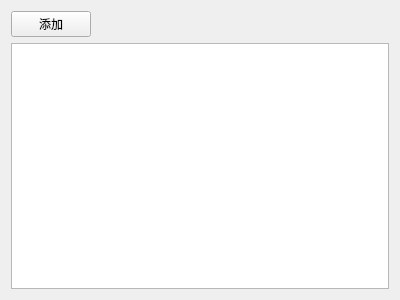
<?xml version="1.0" encoding="UTF-8"?>
<ui version="4.0">
 <class>MenuList</class>
 <widget class="QWidget" name="MenuList">
  <property name="geometry">
   <rect>
    <x>0</x>
    <y>0</y>
    <width>400</width>
    <height>300</height>
   </rect>
  </property>
  <property name="sizePolicy">
   <sizepolicy hsizetype="Expanding" vsizetype="Expanding">
    <horstretch>0</horstretch>
    <verstretch>0</verstretch>
   </sizepolicy>
  </property>
  <property name="windowTitle">
   <string>Form</string>
  </property>
  <layout class="QVBoxLayout" name="verticalLayout">
   <item>
    <widget class="QPushButton" name="btnAdd">
     <property name="sizePolicy">
      <sizepolicy hsizetype="Maximum" vsizetype="Fixed">
       <horstretch>0</horstretch>
       <verstretch>0</verstretch>
      </sizepolicy>
     </property>
     <property name="text">
      <string>添加</string>
     </property>
    </widget>
   </item>
   <item>
    <widget class="QTreeView" name="menuTreeList"/>
   </item>
  </layout>
 </widget>
 <resources/>
 <connections/>
</ui>
